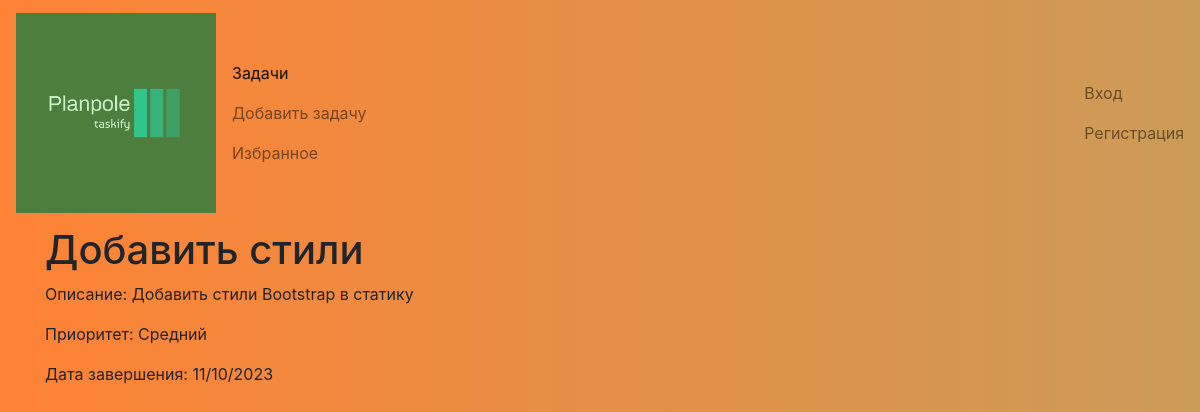
Page /task/1/ on the committed database.
### tasker/models.py (models this page shows)
class Task(models.Model):
    PRIORITY_CHOICES = [
        (1, 'Низкий'),
        (2, 'Средний'),
        (3, 'Высокий'),
    ]
    priority = models.IntegerField(choices=PRIORITY_CHOICES, default=2)
    title = models.CharField(max_length=200)
    description = models.TextField()
    due_date = models.DateField()
    user = models.ForeignKey(User, on_delete=models.CASCADE)
    is_completed = models.BooleanField(default=False)
    created_at = models.DateTimeField(auto_now_add=True)  # устанавливается автоматически при создании новой записи
    updated_at = models.DateTimeField(auto_now=True)  # автоматически обновляется при каждом сохранении записи

### tasker/views.py (the view)
# urls.py: path('task/<int:pk>/', TaskDetailView.as_view(), name='task_detail'),
class TaskDetailView(DetailView):
    model = Task
    template_name = 'task_detail.html'
    context_object_name = 'task'
    def get_context_data(self, **kwargs):
        context = super().get_context_data(**kwargs)
        context['can_edit'] = self.request.user == self.object.user
        return context

### tasker/templates/task_detail.html (shortened to what this page needs)
{% extends "base.html" %}
{% block content %}
<div class="container">
    <h1>{{ task.title }}</h1>
    <p>Описание: {{ task.description }}</p>
    <p>Приоритет: {{ task.get_priority_display }}</p>
    <p>Дата завершения: {{ task.due_date|date:"d/m/Y" }}</p>
</div>
{% endblock %}

### tasker/templates/base.html (style rules this page uses)
body { height: 100vh; background: rgb(77,126,62); background: linear-gradient(to right, #FF8235, #30E8BF); animation: gradient 30s infinite linear; background-size: 400%; }

### rows in the picture
Task: title "Добавить стили", description "Добавить стили Bootstrap в статику", priority "Средний", due_date "11/10/2023"
